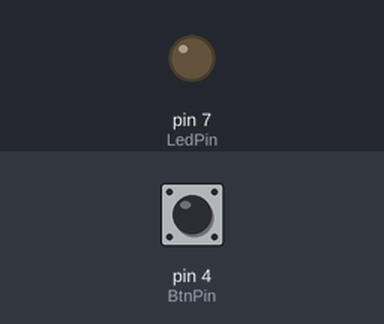
Recording of a sketch running on a simulated Arduino Uno, built with avr-gcc and run on an emulated ATmega328P. Shown: output pins drawn as LEDs (lit = HIGH). The inputs (shaded band) are chosen by the test bench; at power-on: pin 4 (BtnPin) HIGH.

Above: at 1.2 s.
1.3 s: pin 4 (BtnPin) pulled LOW for 0.15 s
At 1.4 s:
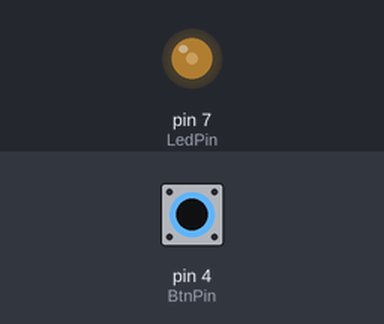
3.0 s: pin 4 (BtnPin) pulled LOW for 3.2 s
At 7.2 s:
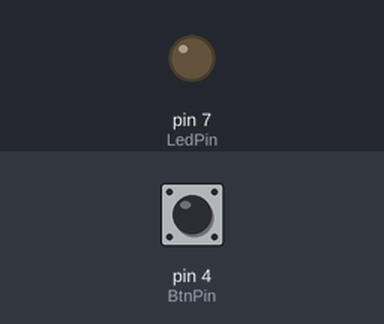
Timing chart, 0 to 8.7 s (numbered marks = the images above; inputs shaded):
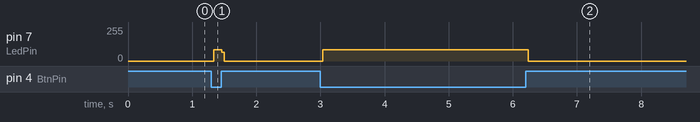

Measured:
- after the input at 1.3 s, pin 7 (LedPin): 0/255 → 85/255 at once, → 0/255 0.12 s later
- after the input at 3.0 s, pin 7 (LedPin): 0/255 → 85/255 at once, → 0/255 3.2 s later

The sketch:

____.ino
```cpp
//以按鍵控制LED 閃爍
int BtnPin = 4;
int LedPin = 7;

void setup()
{
	//pinMode(BtnPin, INPUT);				//原本的程式碼
	pinMode(BtnPin, INPUT_PULLUP);		//上拉電阻
	pinMode(LedPin, OUTPUT);
}

void loop()
{
	while(1)
	{
	  if (digitalRead(BtnPin)==LOW)  //原本是讀取HIGH值,現在改讀取LOW值
		digitalWrite(LedPin, HIGH);

	  digitalWrite(LedPin, LOW);
	}
}
```
